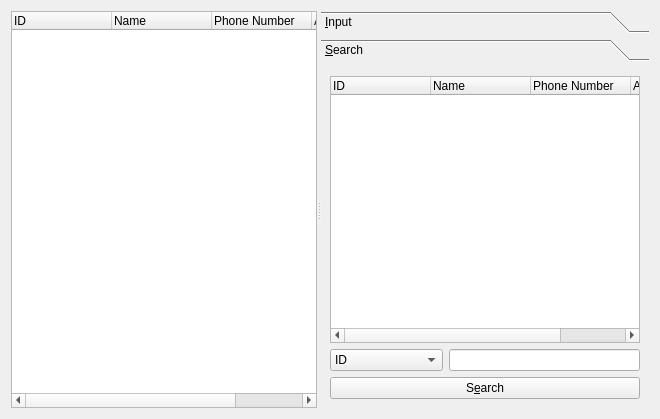
<?xml version="1.0" encoding="UTF-8"?>
<ui version="4.0">
 <class>ClientManagerForm</class>
 <widget class="QWidget" name="ClientManagerForm">
  <property name="geometry">
   <rect>
    <x>0</x>
    <y>0</y>
    <width>660</width>
    <height>419</height>
   </rect>
  </property>
  <property name="windowTitle">
   <string>Form</string>
  </property>
  <layout class="QGridLayout" name="gridLayout">
   <item row="0" column="0">
    <widget class="QSplitter" name="splitter">
     <property name="orientation">
      <enum>Qt::Horizontal</enum>
     </property>
     <widget class="QTreeWidget" name="treeWidget">
      <column>
       <property name="text">
        <string>ID</string>
       </property>
      </column>
      <column>
       <property name="text">
        <string>Name</string>
       </property>
      </column>
      <column>
       <property name="text">
        <string>Phone Number</string>
       </property>
      </column>
      <column>
       <property name="text">
        <string>Address</string>
       </property>
      </column>
     </widget>
     <widget class="QToolBox" name="toolBox">
      <property name="currentIndex">
       <number>1</number>
      </property>
      <widget class="QWidget" name="inputPage">
       <property name="geometry">
        <rect>
         <x>0</x>
         <y>0</y>
         <width>291</width>
         <height>359</height>
        </rect>
       </property>
       <attribute name="label">
        <string>&amp;Input</string>
       </attribute>
       <layout class="QVBoxLayout" name="verticalLayout_3">
        <item>
         <layout class="QVBoxLayout" name="verticalLayout">
          <item>
           <layout class="QFormLayout" name="formLayout">
            <item row="0" column="0">
             <widget class="QLabel" name="idLabel">
              <property name="lineWidth">
               <number>1</number>
              </property>
              <property name="text">
               <string>I&amp;D</string>
              </property>
              <property name="textFormat">
               <enum>Qt::AutoText</enum>
              </property>
              <property name="buddy">
               <cstring>idLineEdit</cstring>
              </property>
             </widget>
            </item>
            <item row="0" column="1">
             <widget class="QLineEdit" name="idLineEdit">
              <property name="readOnly">
               <bool>true</bool>
              </property>
             </widget>
            </item>
            <item row="4" column="0" colspan="2">
             <widget class="QLabel" name="nameLabel">
              <property name="lineWidth">
               <number>1</number>
              </property>
              <property name="text">
               <string>&amp;Name</string>
              </property>
              <property name="buddy">
               <cstring>nameLineEdit</cstring>
              </property>
             </widget>
            </item>
            <item row="5" column="1">
             <widget class="QLineEdit" name="nameLineEdit"/>
            </item>
            <item row="8" column="0" colspan="2">
             <widget class="QLabel" name="PhoneNumberLabel">
              <property name="text">
               <string>&amp;Phone Number</string>
              </property>
              <property name="buddy">
               <cstring>phoneNumberLineEdit</cstring>
              </property>
             </widget>
            </item>
            <item row="11" column="1">
             <widget class="QLineEdit" name="phoneNumberLineEdit"/>
            </item>
            <item row="12" column="0" colspan="2">
             <widget class="QLabel" name="addressLabel">
              <property name="text">
               <string>&amp;Address</string>
              </property>
              <property name="buddy">
               <cstring>addressLineEdit</cstring>
              </property>
             </widget>
            </item>
            <item row="14" column="1">
             <widget class="QLineEdit" name="addressLineEdit"/>
            </item>
           </layout>
          </item>
          <item>
           <spacer name="verticalSpacer">
            <property name="orientation">
             <enum>Qt::Vertical</enum>
            </property>
            <property name="sizeHint" stdset="0">
             <size>
              <width>20</width>
              <height>88</height>
             </size>
            </property>
           </spacer>
          </item>
          <item>
           <layout class="QHBoxLayout" name="addHorizontalLayout">
            <item>
             <widget class="QPushButton" name="addPushButton">
              <property name="text">
               <string>&amp;Add</string>
              </property>
             </widget>
            </item>
            <item>
             <widget class="QPushButton" name="modifyPushButton">
              <property name="text">
               <string>&amp;Modify</string>
              </property>
             </widget>
            </item>
           </layout>
          </item>
         </layout>
        </item>
       </layout>
      </widget>
      <widget class="QWidget" name="searchPage">
       <property name="geometry">
        <rect>
         <x>0</x>
         <y>0</y>
         <width>291</width>
         <height>359</height>
        </rect>
       </property>
       <attribute name="label">
        <string>&amp;Search</string>
       </attribute>
       <layout class="QVBoxLayout" name="verticalLayout_4">
        <item>
         <layout class="QVBoxLayout" name="verticalLayout_2">
          <item>
           <widget class="QTreeWidget" name="searchTreeWidget">
            <column>
             <property name="text">
              <string>ID</string>
             </property>
            </column>
            <column>
             <property name="text">
              <string>Name</string>
             </property>
            </column>
            <column>
             <property name="text">
              <string>Phone Number</string>
             </property>
            </column>
            <column>
             <property name="text">
              <string>Address</string>
             </property>
            </column>
           </widget>
          </item>
          <item>
           <layout class="QHBoxLayout" name="horizontalLayout">
            <item>
             <widget class="QComboBox" name="searchComboBox">
              <item>
               <property name="text">
                <string>ID</string>
               </property>
              </item>
              <item>
               <property name="text">
                <string>Name</string>
               </property>
              </item>
              <item>
               <property name="text">
                <string>Phone Number</string>
               </property>
              </item>
              <item>
               <property name="text">
                <string>Address</string>
               </property>
              </item>
             </widget>
            </item>
            <item>
             <widget class="QLineEdit" name="searchLineEdit"/>
            </item>
           </layout>
          </item>
          <item>
           <widget class="QPushButton" name="searchPushButton">
            <property name="toolTipDuration">
             <number>-1</number>
            </property>
            <property name="text">
             <string>S&amp;earch</string>
            </property>
           </widget>
          </item>
         </layout>
        </item>
       </layout>
      </widget>
     </widget>
    </widget>
   </item>
  </layout>
 </widget>
 <resources/>
 <connections/>
</ui>
